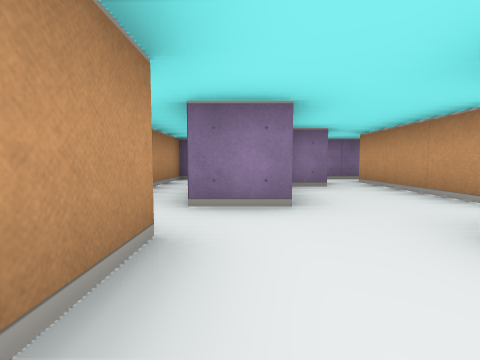
View 1 (above)

23 first-person views from a walk through a cub3D level. The camera is about half as high as the walls, tilts 4° down and sees 85° across. The floor is counted in squares. Each view is taken from the middle of a square. On the plan, view 1 faces up. The plan holds only what a view shows up to about 9 squares ahead; the rest is blank.

View 2
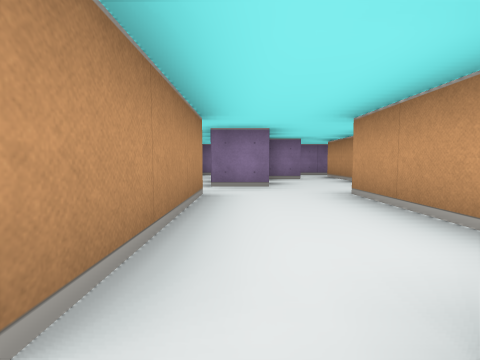

View 3
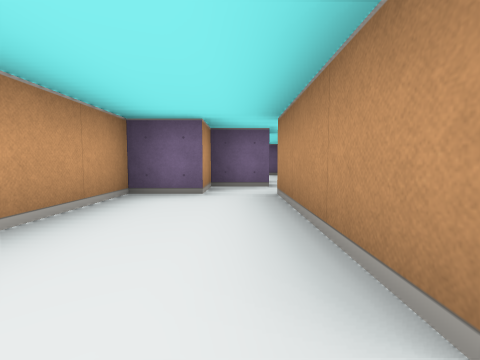

View 4
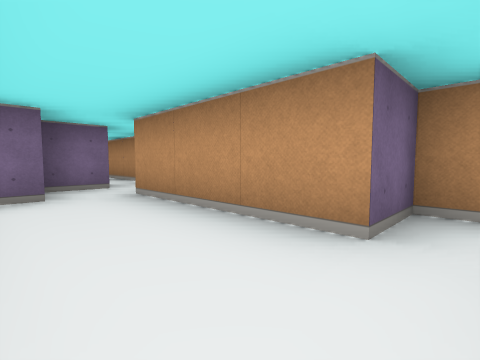

View 5
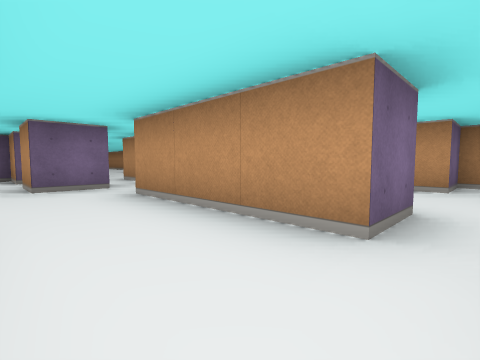

View 6
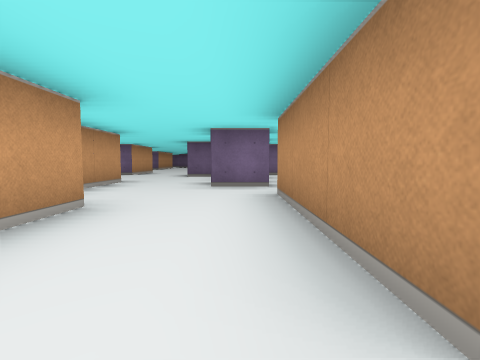

View 7
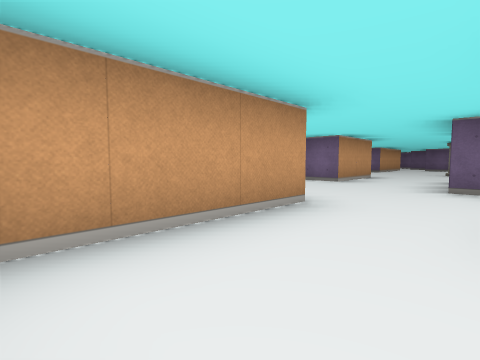

View 8
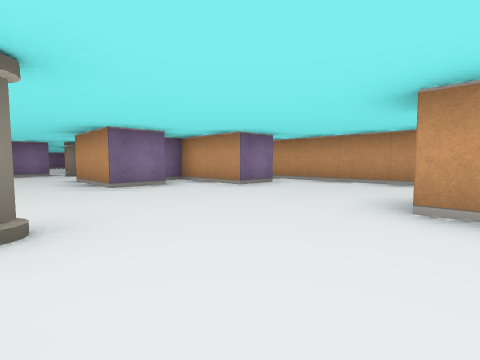

View 9
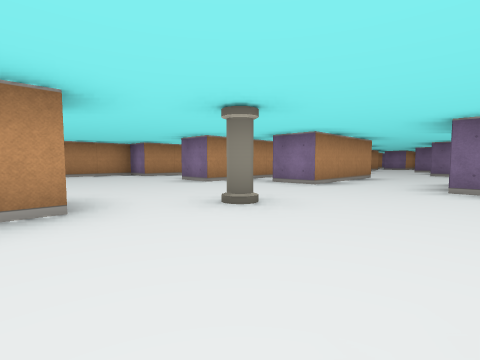

View 10
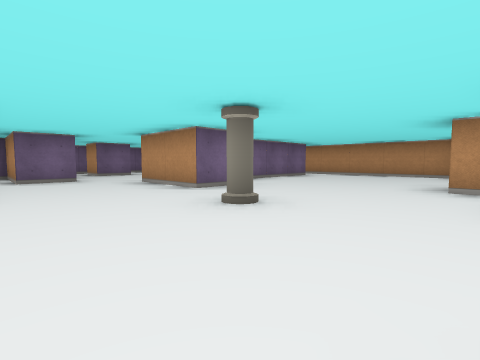

View 11
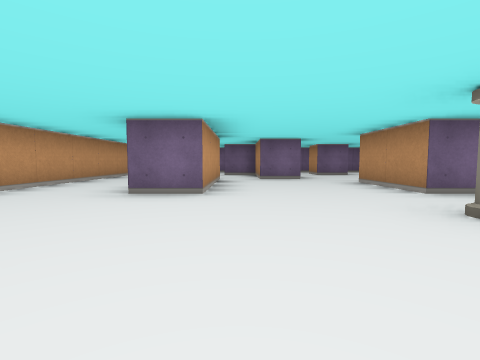

View 12
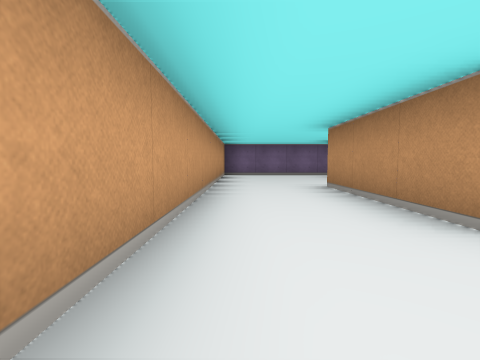

View 13
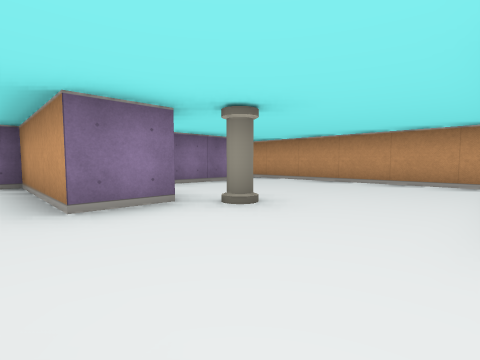

View 14
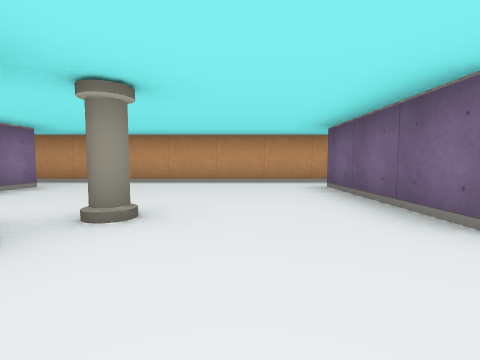

View 15
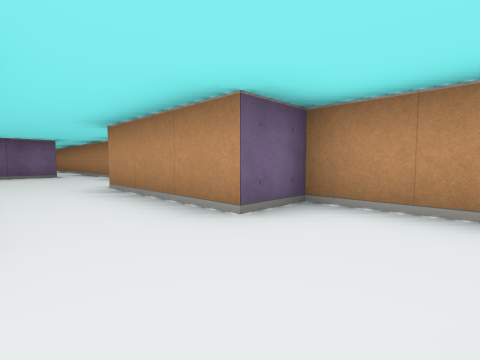

View 16
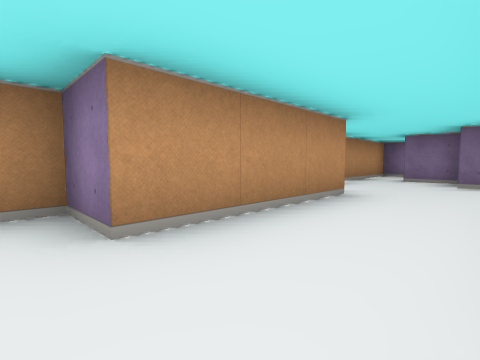

View 17
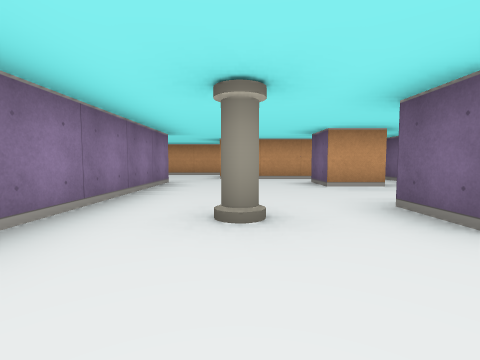

View 18
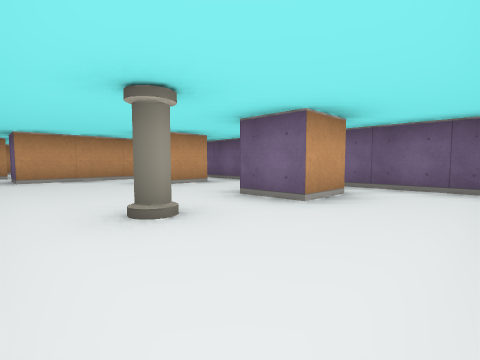

View 19
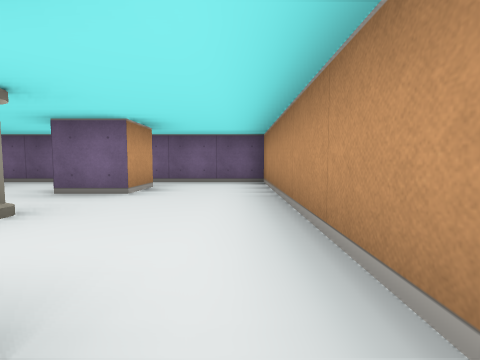

View 20
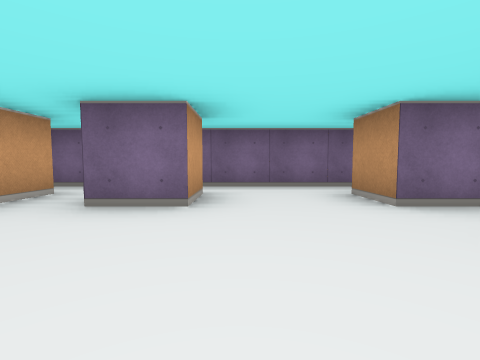

View 21
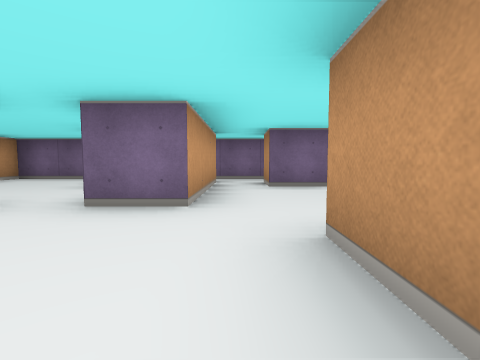

View 22
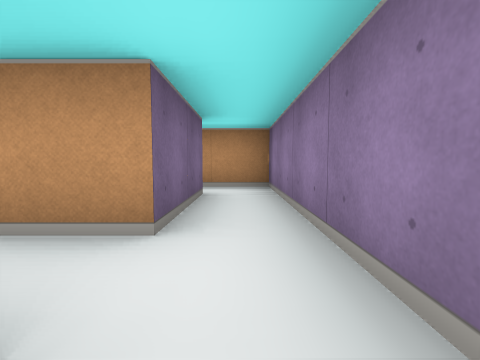

View 23
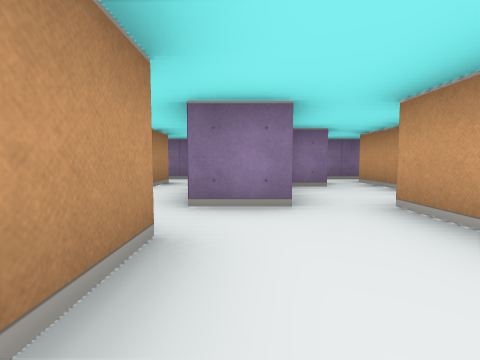

### Floor plan
Points are (right, up) in squares from view 1. A wall is a line through its corners. A room is listed if a view was taken in it or the views show most of it. See-through windows are left out.
Room 1 (views 1, 3, 4)
walls: (0.6, 2.5) (-0.5, 2.5); (2.5, 2.5) (2.5, 5.5); (-0.5, 1.5) (-0.5, -1.5); (-0.5, 5.5) (1.5, 5.5) (1.5, 4.5) (0.6, 4.5); (3, 6.5) (-0.5, 6.5); (0.5, -1.5) (1.5, -1.5) (1.5, 1.5) (2.5, 1.5)
ways out: opening at (0, -2) to room 2; opening at (3, 2) to room 3; opening at (3.5, 6) to room 6; opening at (0, 2); opening at (0.5, 6)
Room 2 (views 2, 8, 9, 10, 11, 12, 15, 16, 19, 21)
walls: (3.8, -12.5) (4.5, -12.5) (4.5, -14.5) (3.5, -14.5); (4.5, -8.5) (3.5, -8.5); (7.6, -8.5) (6.5, -8.5); (5.5, -15.5) (6.5, -15.5) (6.5, -17.5) (7.5, -17.5); (2.5, -7.1) (2.5, -9.5) (1.5, -9.5); (9.5, -9.5) (8.5, -9.5) (8.5, -7.5) (8, -7.5); (7.5, -15.6) (7.5, -12.5) (8.5, -12.5) (8.5, -15.5); (-0.6, -13.5) (2, -13.5); (5.5, -19.5) (10.5, -19.5) (10.5, -9.6); (0.5, -3.5) (-0.5, -3.5); (-0.6, -2.5) (0.5, -2.5) (0.5, -1.5); (-0.9, -1.5) (-1.5, -1.5) (-1.5, -6.5) (-0.5, -6.5) (-0.5, -9.5) (-1.5, -9.5) (-1.5, -14.5)
ways out: opening at (0, -2) to room 1; opening at (2, -5) to room 3; opening at (5.5, -7.5) to room 4; opening at (10, -9) to room 4; opening at (-1, -14) to room 5; opening at (4.5, -15) to room 5; opening at (6.5, -19) to room 5
objects: pillar (5, -11)
Room 3 (views 5, 6, 7, 23)
walls: (4.5, -0.5) (4.5, 2.5); (2.4, -2.5) (3.5, -2.5) (3.5, -3.5); (2.5, 1.5) (2.5, -1.5); (5.5, -3.5) (5.5, -0.5) (5.1, -0.5); (3.6, 2.5) (2.5, 2.5); (1.5, -3.8) (1.5, -4.5)
ways out: opening at (3, 2) to room 1; opening at (2, -5) to room 2; opening at (4.5, -5) to room 4; opening at (4, 4) to room 6
Room 4 (views 13, 14)
walls: (6.5, -3.5) (5.5, -3.5); (10.5, -6.9) (10.5, -1.6); (6.5, -8.5) (6.5, -6.5) (9.5, -6.5); (9.5, -1.5) (7.6, -1.5); (3.5, -4.5) (3.5, -5.5) (4.5, -5.5) (4.5, -8.5); (10.5, -9.6) (10.5, -8.6)
ways out: opening at (5.5, -7.5) to room 2; opening at (10, -9) to room 2; opening at (4.5, -5) to room 3; opening at (10, -1)
objects: pillar (7, -4)
Room 5 (views 17, 18, 20)
walls: (0.5, -18.6) (0.5, -17.5) (1.5, -17.5) (1.5, -18.5); (3.5, -18.6) (3.5, -17.5) (4.5, -17.5) (4.5, -18.5); (3.5, -14.5) (0.5, -14.5); (5.5, -18.5) (5.5, -15.5); (-1.5, -14.5) (-1.5, -19.5) (5.5, -19.5)
ways out: opening at (-1, -14) to room 2; opening at (4.5, -15) to room 2; opening at (6.5, -19) to room 2
objects: pillar (1, -16)
Room 6 (view 22)
walls: (4.6, 4.5) (3.9, 4.5); (5.5, 4.1) (5.5, 5.5); (6, 6.5) (5.1, 6.5)
ways out: opening at (3.5, 6) to room 1; opening at (4, 4) to room 3; opening at (6.5, 6)

Where each view was taken, in squares from view 1:
view 1: 0 up, 0 right, facing up
view 2: 2 down, 0 right, facing up
view 3: 2 up, 0 right, facing down
view 4: 2 up, 1 right, facing down-left
view 5: 2 up, 4 right, facing down-left
view 6: 2 up, 3 right, facing down
view 7: 1 down, 4 right, facing down-right
view 8: 13 down, 5 right, facing up-right
view 9: 13 down, 7 right, facing up-left
view 10: 9 down, 7 right, facing down-left
view 11: 9 down, 7 right, facing down
view 12: 11 down, 10 right, facing down
view 13: 6 down, 5 right, facing up-right
view 14: 5 down, 5 right, facing right
view 15: 5 down, 1 right, facing down-left
view 16: 10 down, 1 right, facing up-left
view 17: 16 down, 1 left, facing right
view 18: 15 down, 1 left, facing down-right
view 19: 14 down, 1 left, facing down
view 20: 15 down, 3 right, facing down
view 21: 13 down, 5 right, facing down
view 22: 6 up, 3 right, facing left
view 23: 0 up, 3 right, facing up
